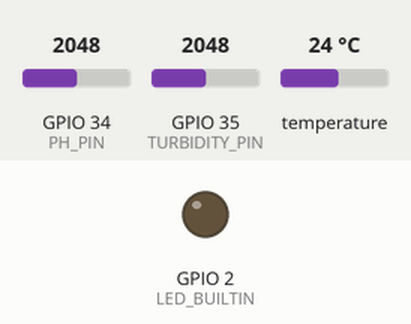
This sketch was run on a simulated ESP32. On the bench: output pins drawn as LEDs (lit = HIGH). Inputs (shaded band) come from the test bench; at power-on: GPIO 34 (PH_PIN) = 2048, GPIO 35 (TURBIDITY_PIN) = 2048, temperature 24 °C (analog values on the 0–4095 scale). WiFi joins after 1.5 s; servers stay silent unless stated; uploads are accepted with an empty reply; what the sketch prints to the serial monitor is not drawn.

Above: at 16.7 s.
At 31.02 s:
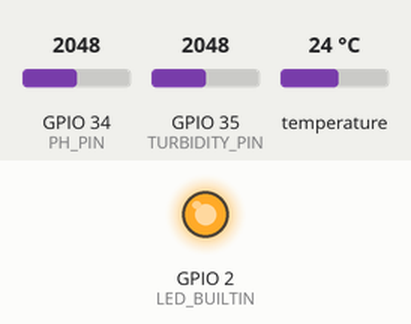
Timing chart, 0 to 41.5 s (numbered marks = the images above):
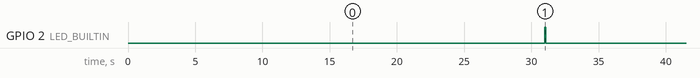

Measured:
- by itself, GPIO 2 (LED_BUILTIN): alternates HIGH for 0.10 s and LOW for 29.9 s

The sketch:

aqua_ethic_calibrated.ino
```cpp
// ============================================================
// AQUA-ETHIC — ESP32 to Deployed Backend (Render, HTTPS)
// No home WiFi needed — connects via your phone's mobile hotspot,
// which gives it real internet access to reach your Render URL.
// ============================================================

#include <WiFi.h>
#include <WiFiClientSecure.h>
#include <HTTPClient.h>
#include <OneWire.h>
#include <DallasTemperature.h>
#include <ArduinoJson.h>

// ===== WIFI (use your phone's mobile hotspot as the network) =====
const char* wifi_ssid = "iPhone";        // ← CHANGE THIS
const char* wifi_password = "12345678pk"; // ← CHANGE THIS

// ===== BACKEND CONFIGURATION =====
// Confirmed from backend/src/server.js: app.use('/api/sensor-data', sensorRoutes)
const char* backend_host = "aqua-ethic.onrender.com";
const char* backend_path = "/api/sensor-data/data";

// ===== DEVICE CONFIGURATION =====
const String deviceId = "AQUA-001";

// ===== SENSOR PINS =====
#define PH_PIN 34
#define TURBIDITY_PIN 35
#define ONE_WIRE_BUS 4

#ifndef LED_BUILTIN
#define LED_BUILTIN 2
#endif

// ===== pH CALIBRATION VALUES =====
#define PH4_VOLTAGE 1.78
#define PH7_VOLTAGE 2.50

// ===== TURBIDITY CALIBRATION =====
#define CLEAR_WATER_VOLTAGE 4.30
#define TURBIDITY_SCALE_FACTOR 1000.0

// ===== OBJECTS =====
OneWire oneWire(ONE_WIRE_BUS);
DallasTemperature tempSensor(&oneWire);

// ===== VARIABLES =====
float phValue = 0;
float turbidityNTU = 0;
float tempC = 0;
unsigned long lastSendTime = 0;
const unsigned long sendInterval = 30000;

// ===== FUNCTION: Voltage to pH =====
float voltageToPH(float voltage) {
    float slope = (7.0 - 4.0) / (PH7_VOLTAGE - PH4_VOLTAGE);
    float intercept = 7.0 - slope * PH7_VOLTAGE;
    return slope * voltage + intercept;
}

// ===== FUNCTION: Voltage to NTU =====
float voltageToNTU(float voltage) {
    float drop = CLEAR_WATER_VOLTAGE - voltage;
    float ntu = drop * TURBIDITY_SCALE_FACTOR;
    if (ntu < 0) ntu = 0;
    return ntu;
}

// ===== FUNCTION: Read Sensors =====
void readSensors() {
    int phRaw = analogRead(PH_PIN);
    float phVoltage = phRaw * (3.3 / 4095.0);
    phValue = voltageToPH(phVoltage);

    int turbRaw = analogRead(TURBIDITY_PIN);
    float turbVoltage = turbRaw * (3.3 / 4095.0);
    turbidityNTU = voltageToNTU(turbVoltage);

    tempSensor.requestTemperatures();
    tempC = tempSensor.getTempCByIndex(0);
    if (tempC == -127) tempC = 0;

    phValue = constrain(phValue, 0, 14);
    turbidityNTU = constrain(turbidityNTU, 0, 100);
    tempC = constrain(tempC, -10, 50);
}

// ===== FUNCTION: Send Data to Backend over HTTPS =====
void sendToBackend() {
    if (WiFi.status() != WL_CONNECTED) {
        Serial.println("WiFi not connected — skipping backend send.");
        return;
    }

    WiFiClientSecure client;
    client.setInsecure(); // skips certificate validation — fine for prototype/testing

    HTTPClient http;
    String url = String("https://") + backend_host + backend_path;
    http.begin(client, url);
    http.addHeader("Content-Type", "application/json");

    StaticJsonDocument<256> doc;
    doc["deviceId"] = deviceId;
    doc["pH"] = phValue;
    doc["temperature"] = tempC;
    doc["turbidity"] = turbidityNTU;
    doc["dissolvedOxygen"] = 6.8; // Placeholder

    String payload;
    serializeJson(doc, payload);

    Serial.println("Sending data:");
    Serial.println(payload);

    int httpCode = http.POST(payload);

    if (httpCode == 200 || httpCode == 201) {
        String response = http.getString();
        Serial.println("Data sent successfully!");
        Serial.println("Response: " + response);
    } else {
        Serial.print("Failed to send data! HTTP Code: ");
        Serial.println(httpCode);
    }

    http.end();
}

// ===== FUNCTION: Print Readings =====
void printReadings() {
    Serial.println("\nSensor Readings:");
    Serial.print("   pH: ");
    Serial.println(phValue, 2);
    Serial.print("   Temperature: ");
    Serial.print(tempC, 2);
    Serial.println(" C");
    Serial.print("   Turbidity: ");
    Serial.print(turbidityNTU, 1);
    Serial.println(" NTU");
}

// ===== SETUP =====
void setup() {
    Serial.begin(115200);
    Serial.println("\nAQUA-ETHIC Buoy Starting...");

    analogReadResolution(12);
    tempSensor.begin();
    pinMode(LED_BUILTIN, OUTPUT);

    Serial.print("Connecting to WiFi (hotspot)");
    WiFi.begin(wifi_ssid, wifi_password);

    int attempts = 0;
    while (WiFi.status() != WL_CONNECTED && attempts < 20) {
        delay(500);
        Serial.print(".");
        attempts++;
    }

    if (WiFi.status() == WL_CONNECTED) {
        Serial.println("\nWiFi Connected!");
        Serial.print("IP Address: ");
        Serial.println(WiFi.localIP());
        Serial.print("Backend: https://");
        Serial.print(backend_host);
        Serial.println(backend_path);
    } else {
        Serial.println("\nWiFi Connection Failed! Check hotspot credentials.");
    }

    readSensors();
    printReadings();

    if (WiFi.status() == WL_CONNECTED) {
        sendToBackend();
    }
}

// ===== LOOP =====
void loop() {
    unsigned long currentTime = millis();

    if (currentTime - lastSendTime >= sendInterval) {
        lastSendTime = currentTime;

        readSensors();
        printReadings();

        if (WiFi.status() == WL_CONNECTED) {
            sendToBackend();
        } else {
            Serial.println("WiFi not connected. Attempting to reconnect...");
            WiFi.reconnect();
        }

        digitalWrite(LED_BUILTIN, HIGH);
        delay(100);
        digitalWrite(LED_BUILTIN, LOW);
    }
}
```
